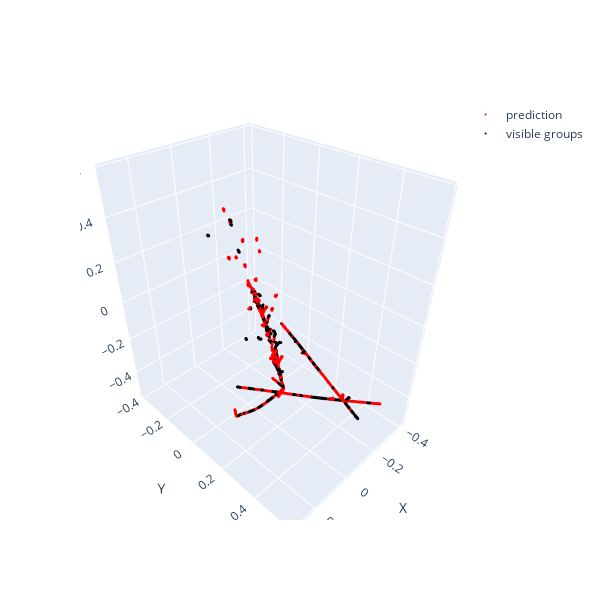

Write notebook code for a chart like this one.
### Markdown cell above
Below we plot the reconstructed points in red and the original points in black.

### Code cell
import plotly.graph_objects as go
import numpy as np

fig = go.Figure()

# Plot the reconstructed points in red
for i in range(masked_lengths.shape[0]):
    pts = upscaled_pts[i, :masked_lengths[i]]
    fig.add_trace(
        go.Scatter3d(
            x=pts[:, 0],
            y=pts[:, 1],
            z=pts[:, 2],
            mode='markers',
            marker=dict(
                size=1,
                color='red'
            ),
            name='prediction' if i == 0 else '',
            showlegend=True if i == 0 else False
        )
    )

# Plot the original points in black
for i in range(unmasked_lengths.shape[0]):
    pts = orig_pts[i, :unmasked_lengths[i]]
    fig.add_trace(
        go.Scatter3d(
            x=pts[:, 0],
            y=pts[:, 1],
            z=pts[:, 2],
            mode='markers',
            marker=dict(
                size=1,
                color='black'
            ),
            name='visible groups' if i == 0 else '',
            showlegend=True if i == 0 else False
        )
    )
    
fig.update_layout(
    scene=dict(xaxis_title="X", yaxis_title="Y", zaxis_title="Z"), width=600, height=600
)

fig.show()
